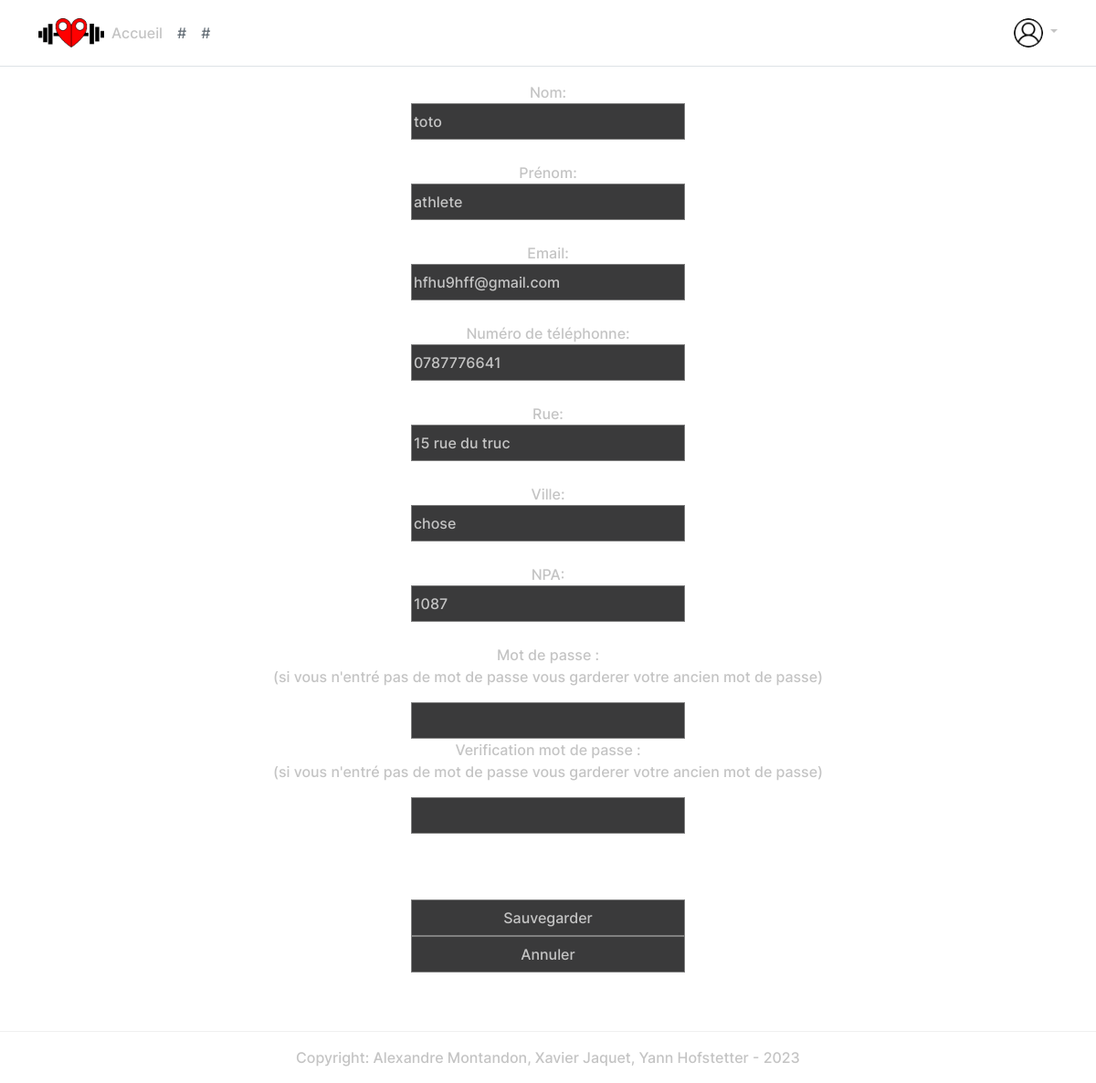
The app's page /index.php?page=profile with its own data.
### tables this page shows
create table if not exists t_athlete (
     idAthlete INT(11) not null AUTO_INCREMENT,
     athName varchar(50) not null,
     athSurname varchar(50) not null,
     athEmail varchar(254) not null,
     athPassword varchar(150) not null,
     athPhone varchar(10) not null,
     athStreet varchar(100) not null,
     athTown varchar(100) not null,
     athNPA int(6) not null,
     athIsAdministrator tinyint(1) not null DEFAULT 0,
     athIsAthlete tinyint(1) not null DEFAULT 1,
     PRIMARY KEY (idAthlete)
);

### src/php/model/modelDB.php (called while the page is built, shortened)
<?php
class Database
{
    private $connector;
    private static $instance = null;
    private function __construct()
    {
        try
        {
            $this->connector = new PDO(PAVE, USER, $this->getPassword());
        }
        catch (PDOException $e)
        {
            die('Erreur : ' . $e->getMessage());
        }
    }
    public static function getInstance()
    {
        if(is_null(self::$instance))
        {
            self::$instance = new Database();
        }
        return self::$instance;
    }
    private function getPassword()
    {
        $readJSONFile = file_get_contents(__DIR__.'/../../json/secret.json');
        $array = json_decode($readJSONFile, TRUE);
        return $array["password"];
    }
    private function queryPrepareExecute($query, $binds)
    {
        try
        {
            $req = $this->connector->prepare($query);
            foreach($binds as $tableKey=>$recipe)
            {
                $req->bindValue(":$tableKey", $recipe['value'], $recipe['type']);
            }
            $req->execute();
            return $req;
        }
        catch (PDOException $e)
        {
            die('Erreur : ' . $e->getMessage());
        }
    }
    private function formatData($req)
    {
        return $req->fetchAll(PDO::FETCH_ASSOC);
    }
    public function getOneAthlete($email)
    {
        $query = "SELECT idAthlete, athName, athSurname, athEmail, athPassword, athPhone, athStreet, athTown, athNPA FROM t_athlete WHERE athEmail = :athEmail";
        $binds['athEmail']=['value'=>$email,'type'=>PDO::PARAM_STR];
        $prepareTemp = $this->queryPrepareExecute($query,$binds);
        $prepareTabTemp = $this->formatData($prepareTemp);
        return $prepareTabTemp[0];
    }
}
?>

### src/php/view/profile.php (the view, shortened to what this page needs)
<?php
    if (isset($_SESSION["isAthlete"]))
    {
        $user = Database::getInstance() -> getOneAthlete($_SESSION["email"]);
        ?>
            <body class="text-center">
                <form method="post" action="src/php/controller/verifProfile.php">
                    <div><label for="email">Nom: </label><br>
                    <input id="name" type="text" required class="addRecipes" name="name" value="<?php echo $user["athName"]?>"></div><br>
                    <div><label for="email">Prénom: </label><br>
                    <input id="surname" type="text" required class="addRecipes" name="surname" value="<?php echo $user["athSurname"]?>"></div><br>
                    <div><label for="email">Email: </label><br>
                    <input id="email" type="text" required class="addRecipes" name="email" value="<?php echo $user["athEmail"]?>"></div><br>
                    <div><label for="email">Numéro de téléphonne: </label><br>
                    <input id="phone" type="text" required class="addRecipes" name="phone" value="<?php echo $user["athPhone"]?>"></div><br>
                    <div><label for="email">Rue: </label><br>
                    <input id="street" type="text" required class="addRecipes" name="street" value="<?php echo $user["athStreet"]?>"></div><br>
                    <div><label for="email">Ville: </label><br>
                    <input id="town" type="text" required class="addRecipes" name="town" value="<?php echo $user["athTown"]?>"></div><br>
                    <div><label for="email">NPA: </label><br>
                    <input id="NPA" type="text" required class="addRecipes" name="NPA" value="<?php echo $user["athNPA"]?>"></div><br>
                    <div><label for="usePassword">Mot de passe :
                    <br>
                    <p class = "textInfo">(si vous n'entré pas de mot de passe vous garderer votre ancien mot de passe)</p> </label><br>
                    <input id="password" type="password" class="addRecipes" name="password"></div>
                    <div><label for="password">Verification mot de passe :
                    <br>
                    <p class = "textInfo">(si vous n'entré pas de mot de passe vous garderer votre ancien mot de passe)</p> </label><br>
                    <input id="verifPassword" type="password" class="addRecipes" name="verifPassword" ></div><br>
                    <br><br>
                    <input type="submit" name="btnSave" value="Sauvegarder">
                </form>
                <form method="post" action="./index.php">
                    <input type="submit" name="btnCancel" value="Annuler">
                </form>
            </body>
        <?php
    }
    else
    {
    }
?>

### resources/css/style.css (style rules this page uses)
body { color: #c4c4c4; font-family: InterMedium; }
input { border: 0.01px solid grey; color: #c4c4c4; background-color: #3a3a3b; height: 40px; width: 25%; font-family: InterMedium; }
label, h3, h2, h1, p, a { color: #c4c4c4; font-family: InterMedium; }

### records on screen
t_athlete: name "toto", surname "athlete", email "hfhu9hff@gmail.com", phone "0787776641", street "15 rue du truc", town "chose", NPA "1087"
